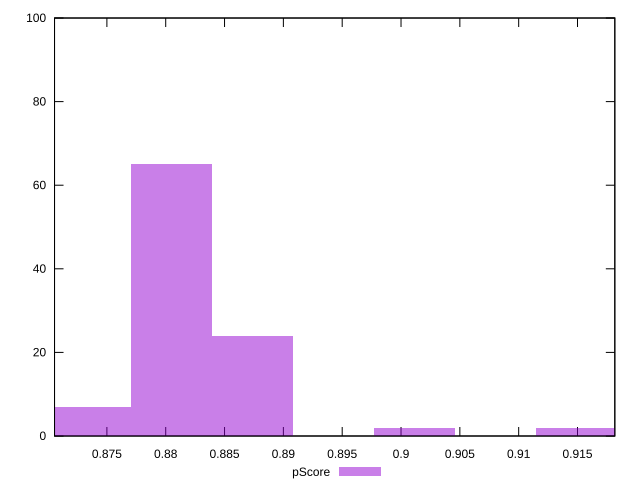

Recreate this plot in gnuplot.
reset

$pScore <<EOF
0.8873616150908137 24
0.8804828428808074 65
0.873604070670801 7
0.9011191595108263 2
0.9148767039308389 2
EOF

set key outside below
set boxwidth 0.0068787722100063075
set xrange [0.8705500227878034:0.9181716876136617]
set yrange [0:100]
set trange [0:100]
set style fill transparent solid 0.5 noborder
set terminal svg size 640, 490 enhanced background rgb 'white'
set output "report_00009_2021-02-08T22-37-41.559Z/first-contentful-paint/samples/pages+cached+noadtech/pScore/histogram.svg"

plot $pScore title "pScore" with boxes

reset
